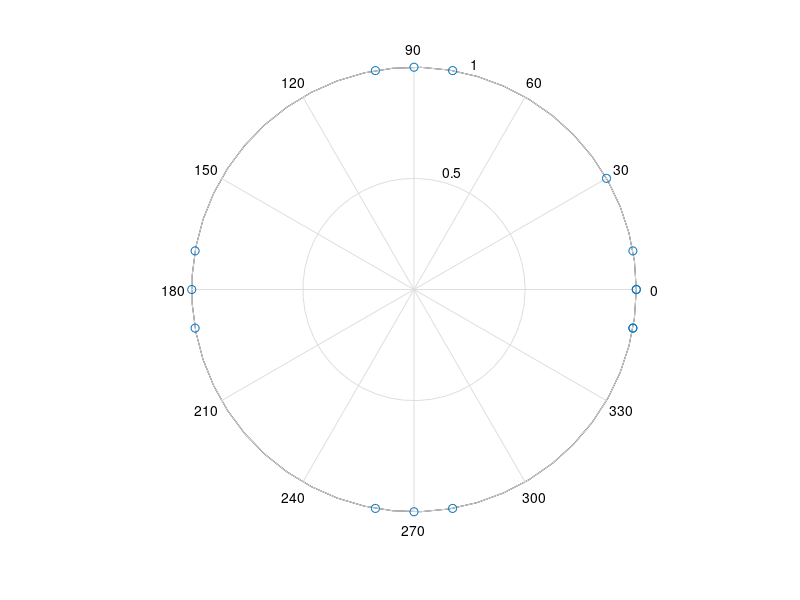

The MATLAB script that drew this image: (Note: this script raises an error after producing the figure.)
% fichier de tests

% data
rho=1;
theta=[0,10,-10,80,90,100,170,180,190,260,270,280,350,360,390];
% conversion en radians de theta
theta = theta*pi/180;

% produit cartesien de toutes les associations (rho, theta)
[rho, theta] = meshgrid(rho, theta);
% affichage des vecteurs
polar(theta, rho, 'o')


% calcul du vecteur moyen
[rho_moy, theta_moy] = vecteur_moyen(rho, theta);

% calcul de l'écart-type des angles des vecteurs
sd = sqrt( variance(theta, theta_moy) )